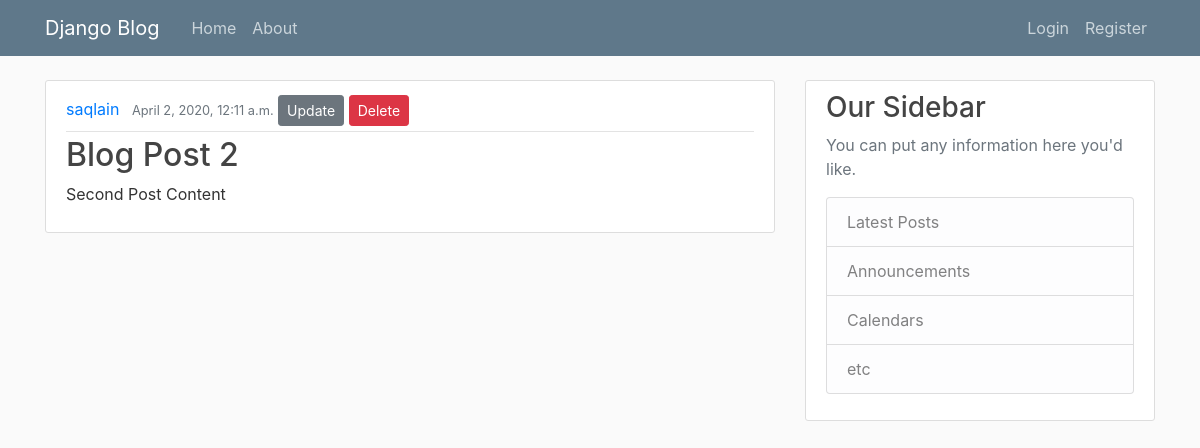
/postdetail/2/, run on the app's committed database.
### blog/models.py (models this page shows, shortened)
class Post(models.Model):
    title = models.CharField(max_length=80)
    content = models.TextField()
    date_posted = models.DateTimeField(auto_now_add=True)
    author = models.ForeignKey(User , on_delete=models.CASCADE)

### blog/views.py (the view)
# urls.py: path('postdetail/<int:pk>/', PostDetailView.as_view()  , name = 'postdetail'),
class PostDetailView(DetailView):
    model = Post
    template_name = 'postdetail.html'

### blog/templates/postdetail.html
        {% extends 'base.html' %}
        {% block content %}
            <article class="media content-section">
              <div class="media-body">
                <div class="article-metadata">
                  <a class="mr-2" href="#">{{ object.author }}</a>
                  <small class="text-muted">{{ object.date_posted }}</small>
                  <a class="btn btn-secondary btn-sm mt-1 mb-1" href="{% url 'postupdate' object.id %}">Update</a>
                  <a class="btn btn-danger btn-sm mt-1 mb-1" href="{% url 'postdelete' object.id %}">Delete</a>
                </div>
                <h2 class="article-title"> {{ object.title }}</h2>
                <p class="article-content">{{ object.content }}</p>
              </div>
            </article>
        {% endblock content %}

### static/css/style.css (style rules this page uses)
body { background: #fafafa; color: #333333; margin-top: 5rem; }
h1, h2, h3, h4, h5, h6 { color: #444444; }
.content-section { background: #ffffff; padding: 10px 20px; border: 1px solid #dddddd; border-radius: 3px; margin-bottom: 20px; }
.article-title { color: #444444; }
.article-content { white-space: pre-line; }
.article-metadata { padding-bottom: 1px; margin-bottom: 4px; border-bottom: 1px solid #e3e3e3 }

### data on the page
Post: author "saqlain", date_posted "April 2, 2020, 12:11 a.m.", title "Blog Post 2", content "Second Post Content"
